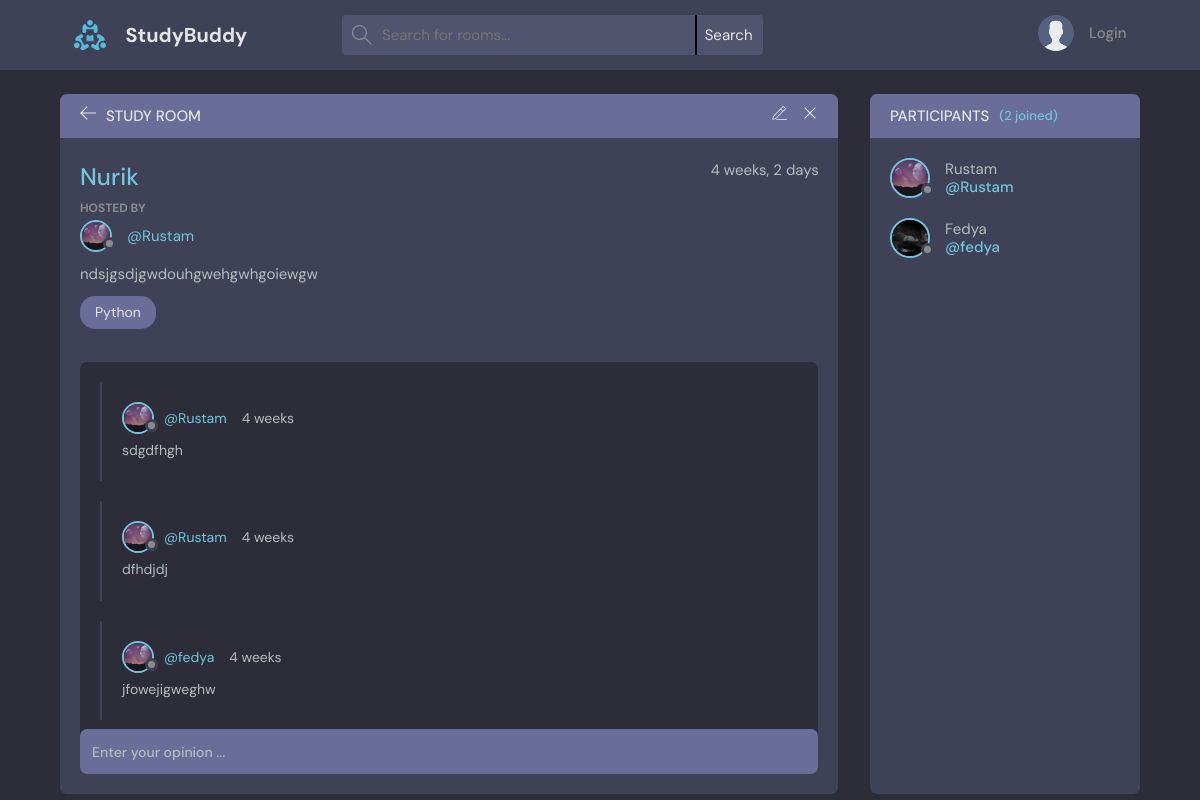
The page /room_detail/2 on the database its author committed.
### base/models.py (models this page shows, shortened)
class Room(models.Model):
    host = models.ForeignKey(User, on_delete=models.SET_NULL, null=True)
    topic = models.ForeignKey('Topic', on_delete=models.SET_NULL, null=True, default='')
    name = models.CharField('Name', max_length=200)
    description = models.TextField(null=True, blank=True)
    participants = models.ManyToManyField(User, related_name='participants')
    updated = models.DateTimeField(auto_now=True)
    created = models.DateTimeField(auto_now_add=True)
    class Meta:
        ordering = ['-updated', '-created']

class User(AbstractUser):
    full_name = models.CharField('Full name', max_length=200)
    avatar = models.ImageField('Ava', upload_to='user/avatar')
    bio = models.TextField('Bio', blank=True, null=True)

class Topic(models.Model):
    name = models.CharField(max_length=200)
    def __str__(self):
        return self.name

class Message(models.Model):
    user = models.ForeignKey(User, on_delete=models.CASCADE)
    room = models.ForeignKey(Room, on_delete=models.CASCADE)
    body = models.TextField()
    updated = models.DateTimeField(auto_now=True)
    created = models.DateTimeField(auto_now_add=True)

### base/views.py (the view, shortened to what this page needs)
# urls.py: path('room_detail/<int:pk>', room_detail, name='room'),
def room_detail(request, pk):
    room = Room.objects.get(id=pk)
    messages = Message.objects.filter(room_id=room.pk)
    participants = room.participants.all()
    form = MessageForm()
    context = {'room': room,
               'messages': messages,
               'participants': participants,
               "form": form
               }
    return render(request, 'base/room.html', context)

### base/forms.py
class MessageForm(forms.ModelForm):
    body = forms.CharField(
        widget=forms.TextInput(
            attrs={
                'placeholder': 'Enter your opinion ...'
            }
        )
    )
    class Meta:
        model = Message
        fields = ['body']

### templates/base/room.html (shortened to what this page needs)
{% extends 'base/main.html' %}
{% load static %}
{% block content %}
    <main class="profile-page layout layout--2">
      <div class="container">
        <div class="room">
          <div class="room__top">
            <div class="room__topLeft">
              <a href="{% url 'home' %}">
                <svg version="1.1" xmlns="http://www.w3.org/2000/svg" width="32" height="32" viewBox="0 0 32 32">
                  <title>arrow-left</title>
                  <path
                    d="M13.723 2.286l-13.723 13.714 13.719 13.714
                    1.616-1.611-10.96-10.96h27.625v-2.286h-27.625l10.965-10.965-1.616-1.607z"
                  ></path>
                </svg>
              </a>
              <h3>Study Room</h3>
            </div>
            <div class="room__topRight">
              <a href="{% url 'edit-room' room.pk %}">
              </a>
              <a href="{% url 'delete-room' room.pk %}">
                <svg version="1.1" xmlns="http://www.w3.org/2000/svg" width="32" height="32" viewBox="0 0 32 32">
                  <title>remove</title>
                  <path
                    d="M27.314 6.019l-1.333-1.333-9.98 9.981-9.981-9.981-1.333 1.333 9.981
                    9.981-9.981 9.98 1.333 1.333 9.981-9.98 9.98 9.98 1.333-1.333-9.98-9.98 9.98-9.981z"
                  ></path>
                </svg>
              </a>
            </div>
          </div>
          <div class="room__box scroll">
            <div class="room__header scroll">
              <div class="room__info">
                <h3>{{ room.name }}</h3>
                <span>{{ room.created|timesince }}</span>
              </div>
              <div class="room__hosted">
                <p>Hosted By</p>
                <a href="#" class="room__author">
                  <div class="avatar avatar--small">
                      <img src="{{ room.host.avatar.url }}" />
                  </div>
                  <span style="margin-left: 5px">@{{ room.host.username }}</span>
                </a>
              </div>
              <div class="room__details">{{ room.description }}</div>
              <span class="room__topics">{{ room.topic }}</span>
            </div>
            <div class="room__conversation">
              <div class="threads scroll">
                  {% for i in messages %}
                <div class="thread">
                  <div class="thread__top">
                    <div class="thread__author">
                      <a href="#" class="thread__authorInfo">
                        <div class="avatar avatar--small">
                          <img src="{{ room.host.avatar.url }}" />
                        </div>
                        <span>@{{ i.user.username }}</span>
                      </a>
                      <span class="thread__date">{{ i.created|timesince }}</span>
                    </div>
                  </div>
                  <div class="thread__details">{{ i.body }}</div>
                </div>
                  {% endfor %}
              </div>
            </div>
          </div>
          <div class="room__message">
            <form action="" method="post"> {% csrf_token %} {{ form.body }}</form>
          </div>
        </div>
        <div class="participants">
          <h3 class="participants__top">Participants <span style="margin-left: 5px">({{ room.participants.count }} joined)</span></h3>
          <div class="participants__list scroll">
              {% for i in  participants %}
                <a href="profile.html" class="participant">
                <div class="avatar avatar--medium">
                    <img src="{{ i.avatar.url }}" />
                </div>
                <p>
                    {{ i.full_name}}
                    <span>@{{ i.username }}</span>
                </p>
                </a>
              {% endfor %}
          </div>
        </div>
      </div>
    </main>
{% endblock content %}

### rows shown on the page
Room: name "Nurik", created "4 weeks, 2 days", host.avatar (picture), host.username "Rustam", description "ndsjgsdjgwdouhgwehgwhgoiewgw", topic "Python", participants.count "2"
Message: host.avatar (picture), user.username "Rustam", created "4 weeks", body "sdgdfhgh"
Message: host.avatar (picture), user.username "Rustam", created "4 weeks", body "dfhdjdj"
Message: host.avatar (picture), user.username "fedya", created "4 weeks", body "jfowejigweghw"
User: avatar (picture), full_name "Rustam", username "Rustam"
User: avatar (picture), full_name "Fedya", username "fedya"
